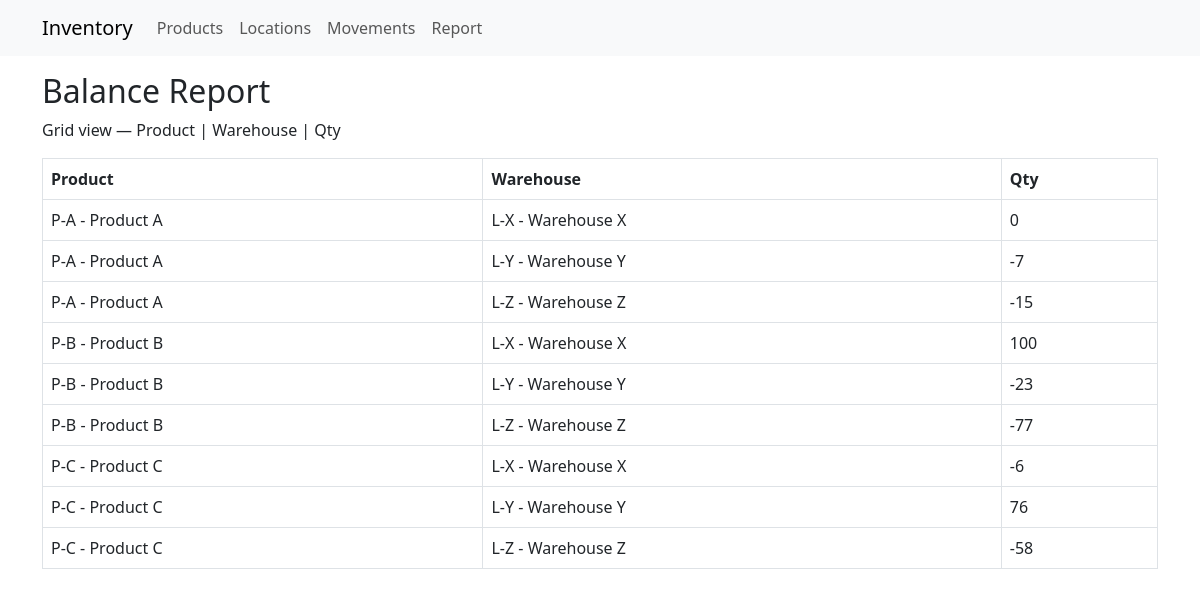
Screenshot of /report with the database file from the repository.
### app/models.py (models this page shows, shortened)
class Product(db.Model):
    __tablename__ = "product"
    product_id = db.Column(db.String, primary_key=True)
    name = db.Column(db.String(120), nullable=False)
    description = db.Column(db.Text)

class Location(db.Model):
    __tablename__ = "location"
    location_id = db.Column(db.String, primary_key=True)
    name = db.Column(db.String(120), nullable=False)
    description = db.Column(db.Text, nullable=True)

### app/routes.py (the view)
@bp.route("/report")
def report():
    products = Product.query.order_by(Product.product_id).all()
    locations = Location.query.order_by(Location.location_id).all()
    rows = []
    for p in products:
        for l in locations:
            incoming = db.session.query(func.coalesce(func.sum(ProductMovement.qty), 0)).filter(
                ProductMovement.product_id == p.product_id, ProductMovement.to_location_id == l.location_id
            ).scalar() or 0
            outgoing = db.session.query(func.coalesce(func.sum(ProductMovement.qty), 0)).filter(
                ProductMovement.product_id == p.product_id, ProductMovement.from_location_id == l.location_id
            ).scalar() or 0
            qty = incoming - outgoing
            rows.append({"product": p, "location": l, "qty": qty})
    return render_template("report.html", rows=rows)

### templates/report.html
{% extends "base.html" %}
{% block content %}
<h2>Balance Report</h2>
<p>Grid view — Product | Warehouse | Qty</p>
<table class="table table-bordered">
  <thead><tr><th>Product</th><th>Warehouse</th><th>Qty</th></tr></thead>
  <tbody>
    {% for r in rows %}
      <tr>
        <td>{{ r.product.product_id }} - {{ r.product.name }}</td>
        <td>{{ r.location.location_id }} - {{ r.location.name }}</td>
        <td>{{ r.qty }}</td>
      </tr>
    {% endfor %}
  </tbody>
</table>
{% endblock %}

### rows the page displays
Product: product.product_id "P-A" "P-A" "P-A", product.name "Product A" "Product A" "Product A"
Location: location.location_id "L-X" "L-X" "L-X", location.name "Warehouse X" "Warehouse X" "Warehouse X"
Location: location.location_id "L-Y" "L-Y" "L-Y", location.name "Warehouse Y" "Warehouse Y" "Warehouse Y"
Location: location.location_id "L-Z" "L-Z" "L-Z", location.name "Warehouse Z" "Warehouse Z" "Warehouse Z"
Product: product.product_id "P-B" "P-B" "P-B", product.name "Product B" "Product B" "Product B"
Product: product.product_id "P-C" "P-C" "P-C", product.name "Product C" "Product C" "Product C"

### other values shown
{{ r.qty }} "0" "-7" "-15" "100" "-23" "-77" "-6" "76" "-58"
